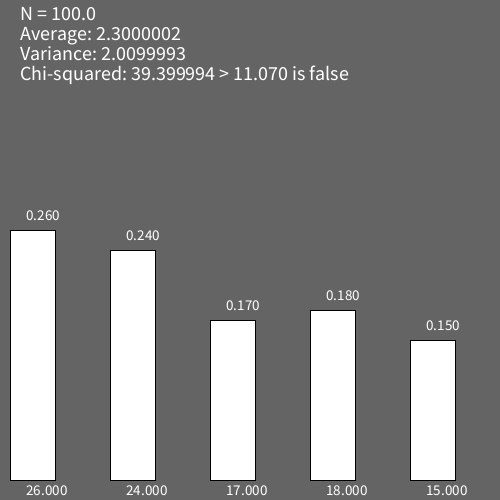
Frame 1 (no input)
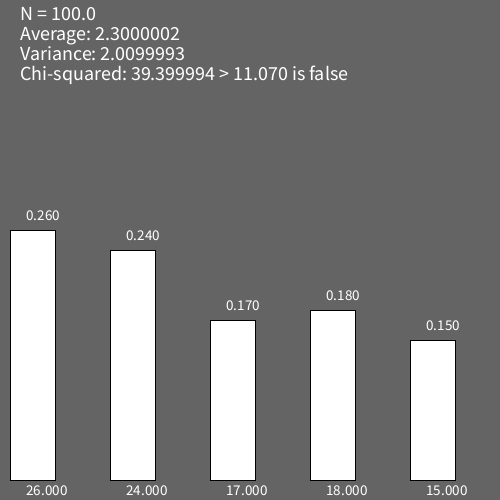
Frame 60 (the mouse pressed at the canvas centre just before this capture)
Frame 120 (the mouse held since frame 60 and released just before this capture): identical to frame 60, image omitted

The Processing sketch that drew these frames (run headless with seeded random() and noise(); from frame 60 on, the mouse is pressed at the canvas centre):

// Processing sketch: Task13
// ── Task13.pde
int m = 5;
float N = 100; //10, 100, 1000, 10000 
float n[] = new float[m];
float p_[] = new float[m];
float fr[] = new float[m];
float p[] = {0.1, 0.3, 0.1, 0.2, 0.3};
float E = 0;
float Var = 0;
float E_ = 0;
float D_ = 0;
float dE = 0;
float dD = 0;
float Xi = 0;

String sign = "";
String TF = "true";

void setup() {
  size(500, 500);
  textSize(20);
  alg();
}

void draw() {
  textSize(20);
  background(100);
  text("N = " + N, 20, 20);  
  text("Average: " + E, 20, 40);
  text("Variance: " + Var, 20, 60);
  text("Chi-squared: " + Xi + sign + "11.070" +  " is " + TF, 20, 80);
  
  textSize(15);
  for(int i = 0; i < m; i++) {
    if(n[i] * 10 <= 440) {
      text(fr[i], (i * (500 / m)) + 23, height - ((n[i] * 10) + 20));
      rect((i * (500 / m)) + 10, (height - n[i] * 10) - 10, 45, n[i] * 10 - 10);
    } else {
      text(fr[i], (i * (500 / m)) + 23, height - (440 + 20));
      rect((i * (500 / m)) + 10, (height - 440) - 10, 45, 430);
    }
    text(n[i], (i * (500 / m)) + 23, 495);
  }
  
}

void alg() {
  for(int i = 0; i < N; i++) {
   int k = int(random(m));
   n[k]++;
  }
  
  for(int i =0; i < m; i++) {
    fr[i] = n[i] / N;
  }
  
  for (int i = 0; i < p.length; i++) {
    E += (p[i] * i);
  }
  
  for (int i = 0; i < p.length; i++) {
    Var += (p[i] * i * i);
  }
  Var -= E * E;
  
  for (int i = 0; i < p_.length; i++) {
    p_[i] = n[i] / N;
  }
  
  for (int i = 0; i < p_.length; i++) {
    E_ += (p_[i] * i);
  }
  
  for (int i = 0; i < p_.length; i++) {
    D_ += (p_[i] * i * i);
  }
  D_ -= E_ * E_;
  
  dE = (E_ - E) / E;
  dD = (D_ - Var) / Var;
  
  for (int i = 0; i < p.length; i++) {
    Xi += (n[i] * n[i] )/ (N * p[i]);
  }
  Xi -= N;
  
  if (Xi > 11.070) {
   sign = " > ";
   TF = "false";
  } else {
   sign = " <= ";
   TF = "true";
  }
}
